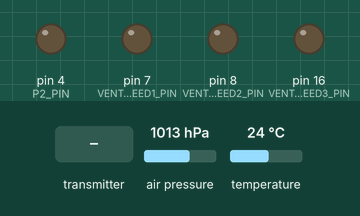
Bench run of a sketch on a simulated Arduino Mega 2560, built with avr-gcc and run on an emulated ATmega2560. Shown: output pins drawn as LEDs (lit = HIGH). Inputs (shaded band) come from the test bench; at power-on: air pressure 1013 hPa, temperature 24 °C. No radio packets arrive unless stated; pins used as bus, display or sensor lines are not drawn; what the sketch prints to the serial monitor is not drawn.

Above: at 1.6 s.
1.7 s: the transmitter starts sending roomNumber = 0
Timing chart, 0 to 4.7 s (numbered marks = the images above; inputs shaded):
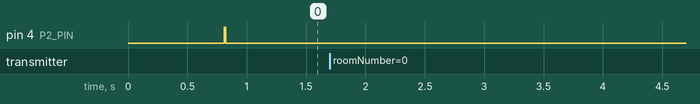

The sketch:

VentControlSensor.ino
```cpp
//Room data sensor (send T)


//NRF24L01
//MOSI 11 (51 для Arduino Mega)
//SCK 13 (52 для Arduino Mega)
//MISO 12 (50 для Arduino Mega)
//CE и CSN подключаются к любому  цифровому пину Ардуино.
//Питание – на 3,3 В

#include <NrfCommands.h>
#include "SoftwareSerial.h"
//#include "DHT.h"
#include <elapsedMillis.h>
#include <SPI.h>                 // Подключаем библиотеку SPI
#include <Wire.h>
#include <EEPROM.h>
#include <RF24.h>
#include <RF24_config.h>
#include <stdio.h> // for function sprintf
#include <OneWire.h>
#include <DallasTemperature.h>
#include <avr/sleep.h>
#include <avr/wdt.h>
#include <util/delay.h>
#include <Adafruit_BMP085.h> //давление Vcc – +5в; SDA – (A4);SCL - (A5)


//RNF  SPI bus plus pins 9 & 10  9,10 для Уно или 9, 53 для Меги
#define RNF_CE_PIN    10 //6
#define RNF_CSN_PIN   9 //7
#define RNF_MOSI      11  //SDA
#define RNF_MISO      12
#define RNF_SCK       13


#define ONE_WIRE_PIN 5       // DS18b20

#define VENT_SPEED1_PIN 7
#define VENT_SPEED2_PIN 8
#define VENT_SPEED3_PIN 16 //A3

#define P1_PIN 5  //до фильтра
#define P2_PIN 4  //после фильтра

const byte ROOM_NUMBER = ROOM_VENT;

const uint32_t REFRESH_SENSOR_INTERVAL_S = 60;
const uint32_t READ_COMMAND_NRF_INTERVAL_S = 1;


elapsedMillis refreshSensors_ms = REFRESH_SENSOR_INTERVAL_S * 1000 + 1;
elapsedMillis readCommandNRF_ms = 0;


float t_out = 0.0f;
int p1_v = 0;    //давление до фильтра
int p2_v = 0;    //давление после фильтра

NRFResponse nrfResponse;
NRFRequest nrfRequest;


// Set up nRF24L01 radio on SPI bus plus pins 9 & 10  9,10 для Уно или 9, 53 для Меги
RF24 radio(RNF_CE_PIN, RNF_CSN_PIN);
Adafruit_BMP085 bmp;

OneWire ds(ONE_WIRE_PIN);
DallasTemperature sensors(&ds);

DeviceAddress tempDeviceAddress;


void setup()
{
  Serial.begin(9600);

  // RF24
  radio.begin();                          // Включение модуля;
  delay(2);
  radio.enableAckPayload();                     // Allow optional ack payloads
  //radio.enableDynamicPayloads();                // Ack payloads are dynamic payloads

  radio.setPayloadSize(32); //18
  radio.setChannel(ArRoomsChannelsNRF[ROOM_NUMBER]);
  radio.setRetries(0, 10);                // Установка интервала и количества попыток "дозвона" до приемника;
  radio.setDataRate(RF24_1MBPS);        // Установка скорости(RF24_250KBPS, RF24_1MBPS или RF24_2MBPS), RF24_250KBPS на nRF24L01 (без +) неработает.
  radio.setPALevel(RF24_PA_MAX);          // Установка максимальной мощности;
  //radio.setAutoAck(0);                    // Установка режима подтверждения приема;
  radio.openWritingPipe(CentralReadingPipe);     // Активация данных для отправки
  radio.openReadingPipe(1, RoomReadingPipe);   // Активация данных для чтения
  radio.startListening();

  radio.printDetails();

  sensors.begin();
  sensors.getAddress(tempDeviceAddress, 0);
  sensors.setResolution(tempDeviceAddress, 12);

  bmp.begin();

  pinMode(VENT_SPEED1_PIN, OUTPUT);
  pinMode(VENT_SPEED2_PIN, OUTPUT);
  pinMode(VENT_SPEED3_PIN, OUTPUT);

  pinMode(P1_PIN, OUTPUT);
  pinMode(P2_PIN, OUTPUT);

  wdt_enable(WDTO_8S);
}

//room data
void PrepareCommandNRF()
{
  Serial.println("PrepareCommandNRF1");
  nrfResponse.Command = RSP_INFO;

  nrfResponse.roomNumber = ROOM_NUMBER;

  nrfResponse.tOut = t_out;

  radio.flush_tx();
  radio.writeAckPayload(1, &nrfResponse, sizeof(nrfResponse));          // Pre-load an ack-paylod into the FIFO buffer for pipe 1
}

void RefreshSensorData()
{

  if (refreshSensors_ms > REFRESH_SENSOR_INTERVAL_S * 1000)
  {
    Serial.println("RefreshSensorData");

    sensors.requestTemperatures();
    t_out = sensors.getTempCByIndex(0);

//    if (t_out == -127)
//      t_out = 22.33;
    Serial.print("t_out=");
    Serial.println(t_out);

    digitalWrite(P1_PIN, HIGH);
    delay(10);
    bmp.begin();
    p1_v = 0.0075 * bmp.readPressure();
    digitalWrite(P1_PIN, LOW);

    digitalWrite(P2_PIN, HIGH);
    delay(10);
    bmp.begin();
    p2_v = 0.0075 * bmp.readPressure();
    digitalWrite(P2_PIN, LOW);

    PrepareCommandNRF();

    refreshSensors_ms = 0;
  }
}

void HandleInputNrfCommand()
{
  Serial.print("roomNumber= ");
  Serial.println(nrfRequest.roomNumber);
  VentControl();
}

void VentControl()
{
  Serial.print("ventSpeed= ");
  Serial.println(nrfRequest.ventSpeed);

  digitalWrite(VENT_SPEED1_PIN, nrfRequest.ventSpeed == 1);
  digitalWrite(VENT_SPEED2_PIN, nrfRequest.ventSpeed == 2);
  digitalWrite(VENT_SPEED3_PIN, nrfRequest.ventSpeed == 3);
}


//Get Command
void ReadCommandNRF()
{
  if (readCommandNRF_ms > READ_COMMAND_NRF_INTERVAL_S * 1000)
  {
    bool done = false;
    if (radio.available())
    {
      int cntAvl = 0;
      Serial.println("radio.available!!");
      while (!done) {
        done = radio.read(&nrfRequest, sizeof(nrfRequest));
        delay(20);
        Serial.println("radio.available: ");
        Serial.println(nrfRequest.tOut);

        cntAvl++;
        if (cntAvl > 10)
        {
          Serial.println("powerDown");
          _delay_ms(20);
          radio.powerDown();
          radio.powerUp();
        }
        if (nrfRequest.Command != RQ_NO) {
          HandleInputNrfCommand();
        };

        nrfResponse.Command == RSP_NO;
        nrfResponse.tOut = 99.9;
      }
    }
    readCommandNRF_ms = 0;
  }
}


void loop()
{
  ReadCommandNRF();
  //HandleInputNrfCommand();
  RefreshSensorData();
  wdt_reset();
}
```

Measured:
- after the input at 1.7 s, every drawn part: stays the same
